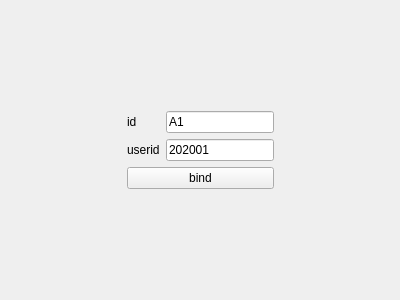
<?xml version="1.0" encoding="UTF-8"?>
<ui version="4.0">
 <class>MainWindow</class>
 <widget class="QMainWindow" name="MainWindow">
  <property name="geometry">
   <rect>
    <x>0</x>
    <y>0</y>
    <width>400</width>
    <height>300</height>
   </rect>
  </property>
  <property name="windowTitle">
   <string>MainWindow</string>
  </property>
  <widget class="QWidget" name="centralWidget">
   <layout class="QGridLayout" name="gridLayout">
    <item row="1" column="2">
     <spacer name="horizontalSpacer_2">
      <property name="orientation">
       <enum>Qt::Horizontal</enum>
      </property>
      <property name="sizeHint" stdset="0">
       <size>
        <width>40</width>
        <height>20</height>
       </size>
      </property>
     </spacer>
    </item>
    <item row="1" column="1">
     <layout class="QHBoxLayout" name="horizontalLayout">
      <item>
       <layout class="QVBoxLayout" name="verticalLayout">
        <item>
         <widget class="QLabel" name="label">
          <property name="text">
           <string>id</string>
          </property>
         </widget>
        </item>
        <item>
         <widget class="QLabel" name="label_2">
          <property name="text">
           <string>userid</string>
          </property>
         </widget>
        </item>
       </layout>
      </item>
      <item>
       <layout class="QVBoxLayout" name="verticalLayout_2">
        <item>
         <widget class="QLineEdit" name="idEdit">
          <property name="text">
           <string>A1</string>
          </property>
         </widget>
        </item>
        <item>
         <widget class="QLineEdit" name="userEdit">
          <property name="text">
           <string>202001</string>
          </property>
         </widget>
        </item>
       </layout>
      </item>
     </layout>
    </item>
    <item row="2" column="1">
     <widget class="QPushButton" name="bindBtn">
      <property name="text">
       <string>bind</string>
      </property>
     </widget>
    </item>
    <item row="0" column="1">
     <spacer name="verticalSpacer_2">
      <property name="orientation">
       <enum>Qt::Vertical</enum>
      </property>
      <property name="sizeHint" stdset="0">
       <size>
        <width>20</width>
        <height>40</height>
       </size>
      </property>
     </spacer>
    </item>
    <item row="1" column="0">
     <spacer name="horizontalSpacer">
      <property name="orientation">
       <enum>Qt::Horizontal</enum>
      </property>
      <property name="sizeHint" stdset="0">
       <size>
        <width>40</width>
        <height>20</height>
       </size>
      </property>
     </spacer>
    </item>
    <item row="3" column="1">
     <spacer name="verticalSpacer">
      <property name="orientation">
       <enum>Qt::Vertical</enum>
      </property>
      <property name="sizeHint" stdset="0">
       <size>
        <width>20</width>
        <height>40</height>
       </size>
      </property>
     </spacer>
    </item>
   </layout>
  </widget>
 </widget>
 <layoutdefault spacing="6" margin="11"/>
 <resources/>
 <connections/>
</ui>
